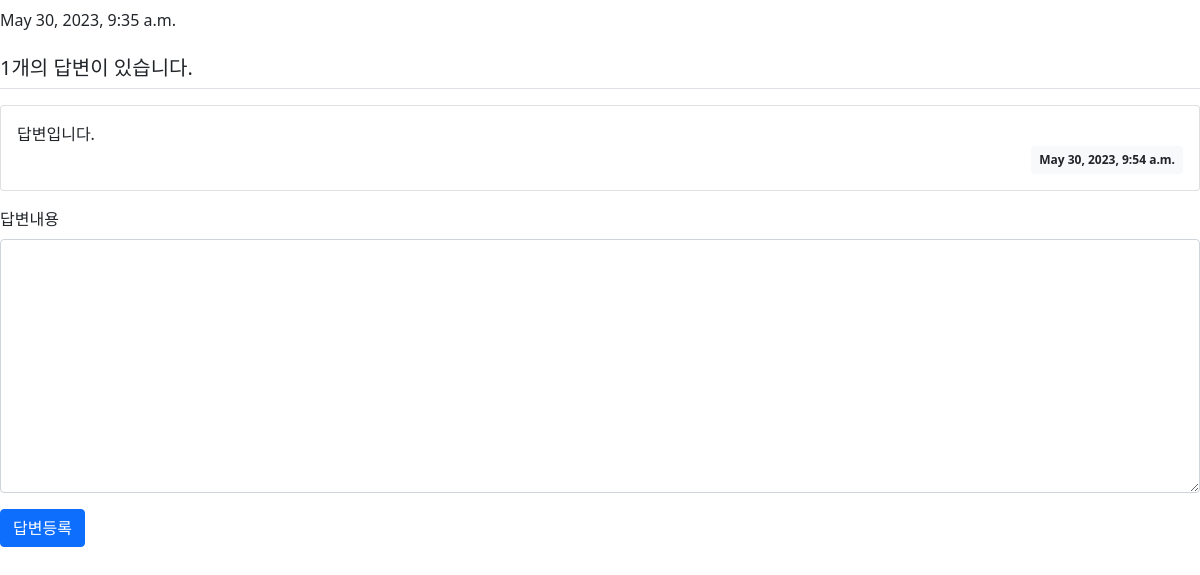
/hello/2/, run on an earlier commit of the app's database.
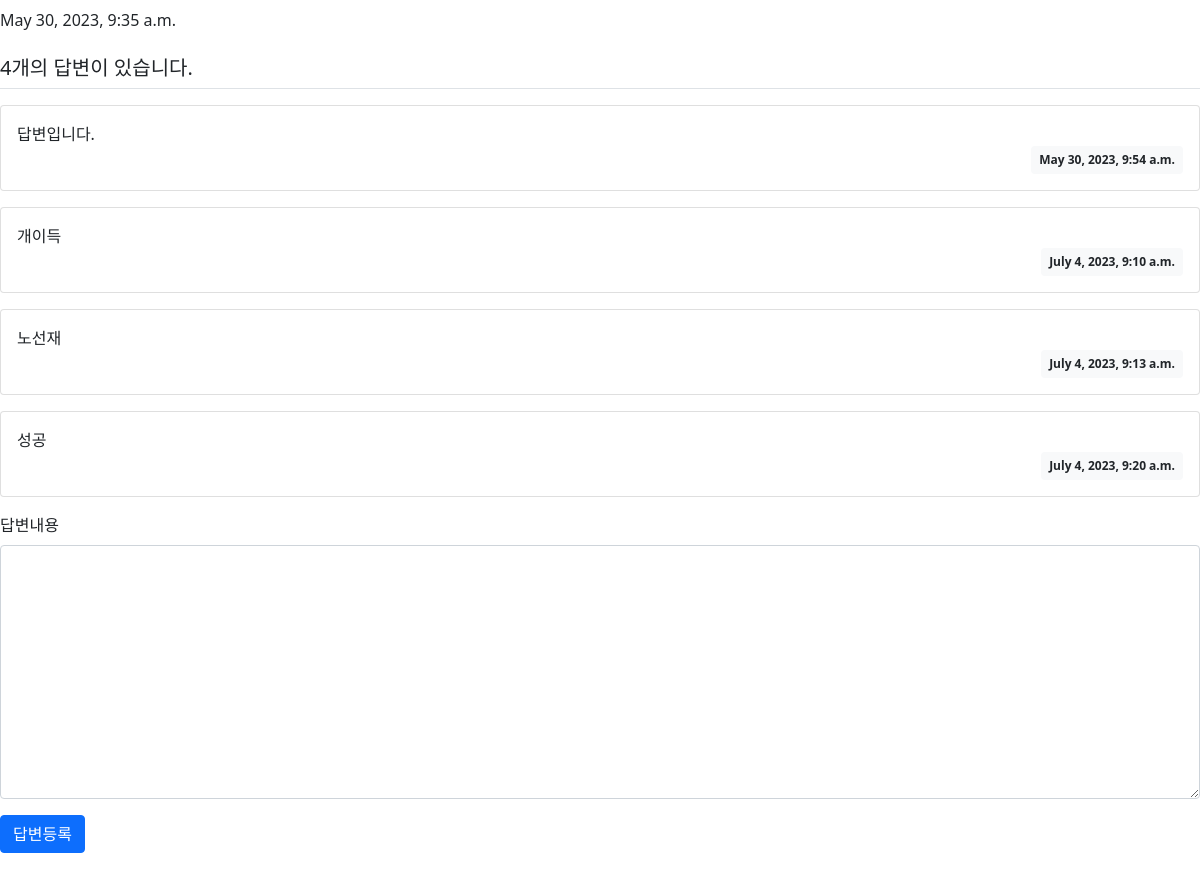
And on a later commit of the database.
### hello/models.py (models this page shows, shortened)
class Question(models.Model):
    subject = models.CharField(max_length = 2000)
    content = models.TextField()
    create_date = models.DateTimeField()

class Answer(models.Model):
    question = models.ForeignKey(Question, on_delete = models.CASCADE)
    content = models.TextField()
    create_date = models.DateTimeField()

### hello/views.py (the view)
# urls.py: path('<int:question_id>/' , views.detail, name = 'detail'),
def detail(request, question_id):
    question = Question.objects.get(id = question_id)
    answer_list = Answer.objects.filter(question_id = question_id)
    context = {'question': question, 'answer_list': answer_list}
    return render(request, 'hello/question_detail.html', context)

### templates/hello/question_detail.html (shortened to what this page needs)
{% extends 'common/base.html' %}
{% block content %}
<div class="">
    <div class="">
        <div class="">
            <div class="">
                <div class="">
                    {{ question.create_date }}
                </div>
            </div>
        </div>
    </div>
    <h5 class="border-bottom my-3 py-2">{{ question.answer_set.count }}개의 답변이 있습니다.</h5>
    {% for answer in question.answer_set.all %}
    <div class="card my-3">
        <div class="card-body">
            <div class="card-text" style="white-space: pre-line;">{{ answer.content }}</div>
            <div class="d-flex justify-content-end">
                <div class="badge bg-light text-dark p-2">
                    {{ answer.create_date }}
                </div>
            </div>
        </div>
    </div>
    {% endfor %}
    <form action="{% url 'hello:answer_create' question.id %}" method="post" class="my-3">
        <div class="mb-3">
            <label for="content" class="form-label">답변내용</label>
            <textarea name="content" id="content" class="form-control" rows="10"></textarea>
        </div>
        <input type="submit" value="답변등록" class="btn btn-primary">
    </form>
</div>
{% endblock %}
<!-- {% load static %}

### templates/common/base.html (shortened to what this page needs)
{% load static %}
<!doctype html>
<html lang="ko">
<head>
<link rel="stylesheet" type="text/css" href="{% static 'bootstrap.min.css' %}">
<link rel="stylesheet" type="text/css" href="{% static 'style.css' %}">
</head>
<body>
{% block content %}
{% endblock %}
</body>
</html>

What changed in the data, as far as the page shows it:
computed for Question: answer_set.count "1" → "4"
added Answer: content "개이득", create_date "July 4, 2023, 9:10 a.m."
added Answer: content "노선재", create_date "July 4, 2023, 9:13 a.m."
added Answer: content "성공", create_date "July 4, 2023, 9:20 a.m."
